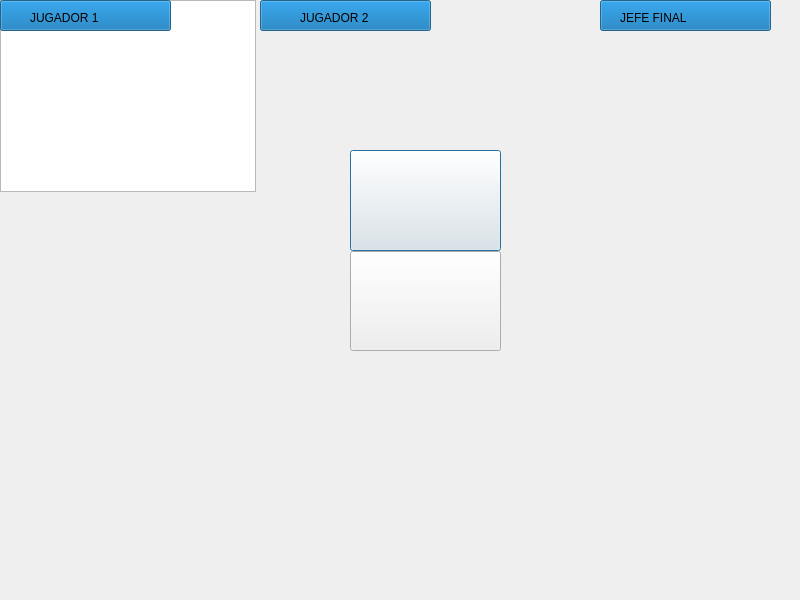
<?xml version="1.0" encoding="UTF-8"?>
<ui version="4.0">
 <class>multijugador2</class>
 <widget class="QDialog" name="multijugador2">
  <property name="geometry">
   <rect>
    <x>0</x>
    <y>0</y>
    <width>800</width>
    <height>600</height>
   </rect>
  </property>
  <property name="windowTitle">
   <string>Dialog</string>
  </property>
  <widget class="QGraphicsView" name="graphicsView">
   <property name="geometry">
    <rect>
     <x>0</x>
     <y>0</y>
     <width>256</width>
     <height>192</height>
    </rect>
   </property>
  </widget>
  <widget class="QProgressBar" name="vidaJugador">
   <property name="geometry">
    <rect>
     <x>0</x>
     <y>0</y>
     <width>171</width>
     <height>31</height>
    </rect>
   </property>
   <property name="styleSheet">
    <string notr="true">font: 20pt &quot;MS Shell Dlg 2&quot;;
color: rgb(170, 0, 0);</string>
   </property>
   <property name="maximum">
    <number>100</number>
   </property>
   <property name="value">
    <number>100</number>
   </property>
   <property name="textVisible">
    <bool>false</bool>
   </property>
   <property name="format">
    <string>%p</string>
   </property>
  </widget>
  <widget class="QProgressBar" name="vidaJugador2">
   <property name="geometry">
    <rect>
     <x>260</x>
     <y>0</y>
     <width>171</width>
     <height>31</height>
    </rect>
   </property>
   <property name="styleSheet">
    <string notr="true">font: 20pt &quot;MS Shell Dlg 2&quot;;
color: rgb(170, 0, 0);</string>
   </property>
   <property name="maximum">
    <number>100</number>
   </property>
   <property name="value">
    <number>100</number>
   </property>
   <property name="textVisible">
    <bool>false</bool>
   </property>
   <property name="format">
    <string>%p</string>
   </property>
  </widget>
  <widget class="QProgressBar" name="vida_boss">
   <property name="geometry">
    <rect>
     <x>600</x>
     <y>0</y>
     <width>171</width>
     <height>31</height>
    </rect>
   </property>
   <property name="styleSheet">
    <string notr="true">font: 20pt &quot;MS Shell Dlg 2&quot;;
color: rgb(170, 0, 0);</string>
   </property>
   <property name="maximum">
    <number>100</number>
   </property>
   <property name="value">
    <number>100</number>
   </property>
   <property name="textVisible">
    <bool>false</bool>
   </property>
   <property name="format">
    <string>%p</string>
   </property>
  </widget>
  <widget class="QLabel" name="label">
   <property name="geometry">
    <rect>
     <x>30</x>
     <y>10</y>
     <width>121</width>
     <height>16</height>
    </rect>
   </property>
   <property name="text">
    <string>JUGADOR 1</string>
   </property>
  </widget>
  <widget class="QLabel" name="label_2">
   <property name="geometry">
    <rect>
     <x>300</x>
     <y>10</y>
     <width>101</width>
     <height>16</height>
    </rect>
   </property>
   <property name="text">
    <string>JUGADOR 2</string>
   </property>
  </widget>
  <widget class="QLabel" name="label_3">
   <property name="geometry">
    <rect>
     <x>620</x>
     <y>10</y>
     <width>141</width>
     <height>16</height>
    </rect>
   </property>
   <property name="text">
    <string>JEFE FINAL</string>
   </property>
  </widget>
  <widget class="QSplitter" name="splitter">
   <property name="geometry">
    <rect>
     <x>350</x>
     <y>150</y>
     <width>151</width>
     <height>201</height>
    </rect>
   </property>
   <property name="orientation">
    <enum>Qt::Vertical</enum>
   </property>
   <property name="opaqueResize">
    <bool>false</bool>
   </property>
   <property name="handleWidth">
    <number>0</number>
   </property>
   <property name="childrenCollapsible">
    <bool>false</bool>
   </property>
   <widget class="QPushButton" name="SALIR">
    <property name="styleSheet">
     <string notr="true">border-image: url(:/imagenes2/SALIR.png);</string>
    </property>
    <property name="text">
     <string/>
    </property>
   </widget>
   <widget class="QPushButton" name="pushButton">
    <property name="styleSheet">
     <string notr="true">border-image: url(:/imagenes2/SALIR DEL JUEGO.png);</string>
    </property>
    <property name="text">
     <string/>
    </property>
   </widget>
  </widget>
 </widget>
 <resources/>
 <connections/>
</ui>
